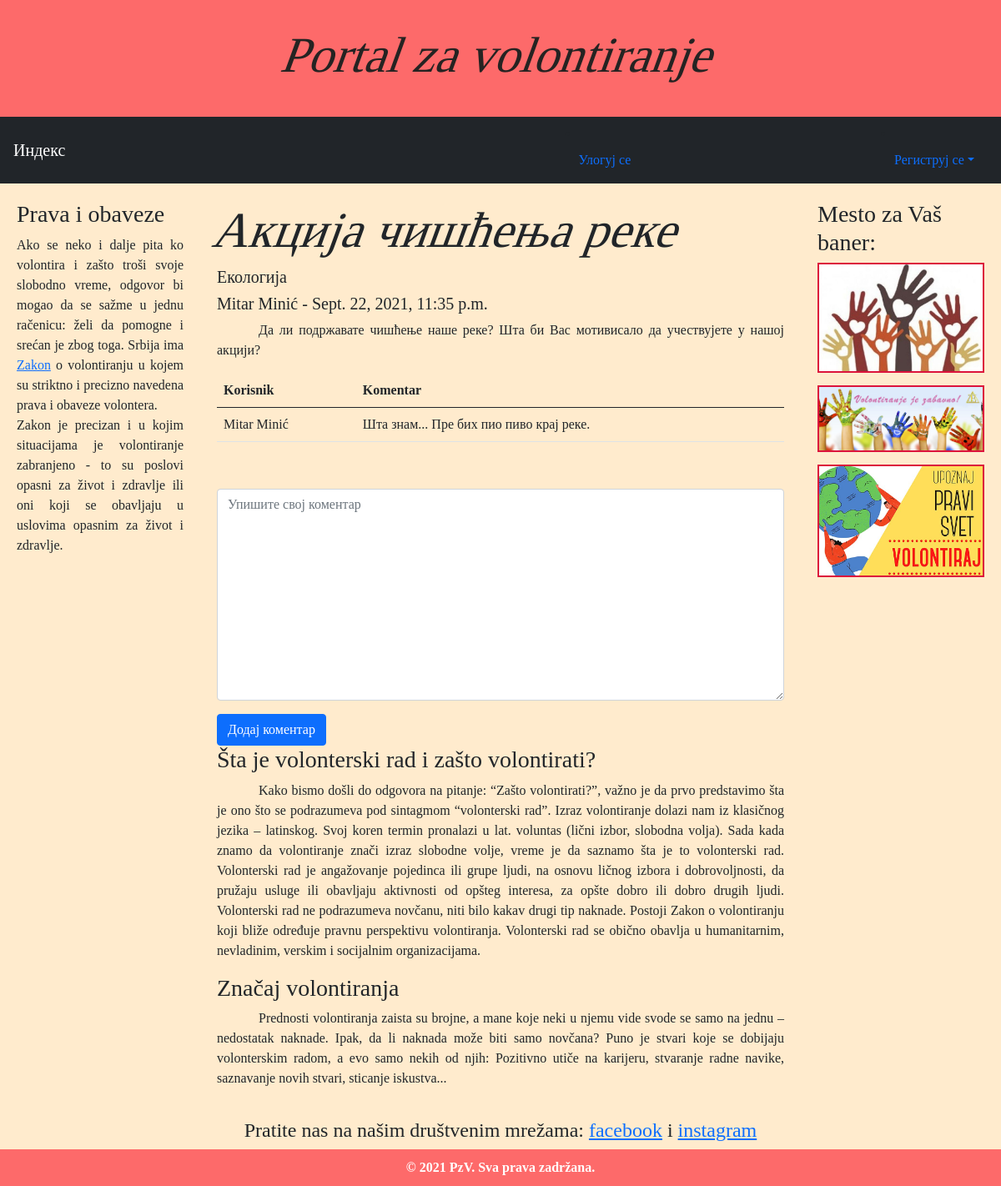
Page /forum/diskusija/?id=1 on the committed database.
### forum/models.py (models this page shows, shortened)
class Diskusija(models.Model):
    naziv = models.CharField(max_length=100, unique=True)
    tekst = models.TextField()
    datum = models.DateTimeField(auto_now_add=True)
    V = (
        (1, 'Сви'),
        (2, 'Волонтери'),
        (3, 'Волонтери истих интересовања')
    )
    vidljivost = models.PositiveSmallIntegerField(default=1, choices=V)
    VZO = (
        (1, 'Сви'),
        (2, 'Волонтери'),
    )
    vidljivost_za_org = models.PositiveSmallIntegerField(default=1, choices=VZO)
    kategorija = models.ForeignKey(Kategorija_diskusije, on_delete=models.CASCADE)
    autor = models.ForeignKey(User, on_delete=models.SET_NULL, null=True, blank=True)

class Kategorija_diskusije(models.Model):
    naziv = models.CharField(max_length=100)
    def __str__(self):
        return self.naziv

class Komentar(models.Model):
    sadrzaj = models.TextField()
    datum = models.DateTimeField(auto_now_add=True)
    diskusija = models.ForeignKey(Diskusija, on_delete=models.CASCADE)
    autor = models.ForeignKey(User, on_delete=models.SET_NULL, null=True, blank=True)

### forum/views.py (the view, shortened to what this page needs)
# urls.py: path('diskusija/', views.diskusija, name='diskusija'),
def diskusija(request):
    if request.method == "GET":
        id = request.GET.get("id")
        diskusija = Diskusija.objects.get(id=id)
        form = KomentarCreateForm()
        context = {
            'diskusija': diskusija,
            'form': form,
        }
        print("GET", context)
        return render(request, 'forum/diskusija.html', context)

### forum/forms.py
class KomentarCreateForm(forms.ModelForm):
    class Meta:
        model = Komentar
        fields = ['sadrzaj']
        labels = {
            "sadrzaj": ""
        }
        widgets = {
            "sadrzaj": forms.Textarea(
                attrs={
                    "class": "form-control",
                    "placeholder": "Упишите свој коментар"
                }
            )
        }

### forum/templates/forum/diskusija.html (shortened to what this page needs)
{% extends "Portal_Za_Volontiranje.html" %}
{% block body %}
<div class="row">
    <div class="col">
        <h1>{{ diskusija.naziv }}</h1>
        <h5>{{ diskusija.kategorija }}</h5>
        <h5>
            {% if diskusija.autor.volonter %}
            {{ diskusija.autor.first_name }} {{ diskusija.autor.last_name }}
            {% elif diskusija.autor.organizacija %}
            {{ diskusija.autor.naziv }}
            {% else %}
            {{ diskusija.autor }}
            {% endif %}
            - {{ diskusija.datum }}</h5>
        <p>{{ diskusija.tekst }}</p>
        <div style=" overflow: auto;">
            <table class="table">
                <thead>
                <th>Korisnik</th>
                <th>Komentar</th>
                </thead>
                <tbody id="tbody">
                {% for komentar in diskusija.komentar_set.all %}
                <tr>
                    <td>
                        {% if komentar.autor.volonter %}
                        {{ komentar.autor.first_name }} {{ komentar.autor.last_name }}
                        {% elif komentar.autor.organizacija %}
                        {{ komentar.autor.naziv }}
                        {% else %}
                        {{ komentar.autor }}
                        {% endif %}
                    </td>
                    <td>{{ komentar.sadrzaj }}</td>
                </tr>
                {% endfor %}
                </tbody>
            </table>
        </div>
    </div>
</div>
<div class="row">
    <div class="col">
        <form method="post" action="{% url 'forum:diskusija' %}">
        {% for field in form %}
        <div class="my-3">{{ field }}</div>
        {% endfor %}
        <button type="button" class="btn btn-primary" onclick="addComment(url);">Додај коментар</button>
        </form>
    </div>
</div>
{% load static %}
{% endblock %}

### templates/Portal_Za_Volontiranje.html (shortened to what this page needs)
<!DOCTYPE html>
<html lang="en">
<head>
        {% load static %}
    <link href="https://cdn.jsdelivr.net/npm/bootstrap@5.0.1/dist/css/bootstrap.min.css" rel="stylesheet"
>
    <link rel="stylesheet" type="text/css" href="{% static 'css/style.css' %}"/>
</head>
<body>
<div class="header">
    <h1>Portal za volontiranje
    </h1>
</div>
<nav class="navbar navbar-dark bg-dark px-3">
    <a class="navbar-brand" href="{% url 'index' %}">Индекс</a>
    {% if user.is_authenticated %}
    <span>
            <a class="nav-link" aria-current="page" href="{% url 'logout' %}"> Одјави се</a>
        </span>
    {% else %}
    <li class="nav-item pull-right">
        <a class="nav-link" aria-current="page" href="{% url 'login' %}">Улогуј се</a>
    </li>
    <li class="nav-item inline dropdown mr-2 pull-right">
        <a class="nav-link dropdown-toggle" data-bs-toggle="dropdown" href="#" role="button" aria-expanded="false">Региструј
            се</a>
    </li>
    {% endif %}
</nav>
<div class="content">
    <div class="column side">
        <h3>Prava i obaveze</h3>
        <p>Ako se neko i dalje pita ko volontira i zašto troši svoje slobodno vreme, odgovor bi mogao da se sažme u
            jednu račenicu: želi da pomogne i srećan je zbog toga. Srbija ima <a
                    href="https://www.paragraf.rs/propisi/zakon_o_volontiranju.html">Zakon</a> o volontiranju u kojem su
            striktno i precizno navedena prava i obaveze volontera.
            <br>Zakon je precizan i u kojim situacijama je volontiranje zabranjeno - to su poslovi opasni za život i
            zdravlje ili oni koji se obavljaju u uslovima opasnim za život i zdravlje.
        </p>
    </div>
    <div class="column main">
        {% block body %}
        {% endblock %}
        <h3>Šta je volonterski rad i zašto volontirati?</h3>
        <p>
            Kako bismo došli do odgovora na pitanje: “Zašto volontirati?”, važno je da prvo predstavimo šta je ono što
            se podrazumeva pod sintagmom “volonterski rad”. Izraz volontiranje dolazi nam iz klasičnog jezika –
            latinskog. Svoj koren termin pronalazi u lat. voluntas (lični izbor, slobodna volja).
            Sada kada znamo da volontiranje znači izraz slobodne volje, vreme je da saznamo šta je to volonterski rad.
            Volonterski rad je angažovanje pojedinca ili grupe ljudi, na osnovu ličnog izbora i dobrovoljnosti, da
            pružaju usluge ili obavljaju aktivnosti od opšteg interesa, za opšte dobro ili dobro drugih ljudi.
            Volonterski rad ne podrazumeva novčanu, niti bilo kakav drugi tip naknade. Postoji Zakon o volontiranju koji
            bliže određuje pravnu perspektivu volontiranja. Volonterski rad se obično obavlja u humanitarnim,
            nevladinim, verskim i socijalnim organizacijama.
        </p>
        <h3>Značaj volontiranja</h3>
        <p>
            Prednosti volontiranja zaista su brojne, a mane koje neki u njemu vide svode se samo na jednu – nedostatak
            naknade. Ipak, da li naknada može biti samo novčana? Puno je stvari koje se dobijaju volonterskim radom, a
            evo samo nekih od njih:
            Pozitivno utiče na karijeru, stvaranje radne navike, saznavanje novih stvari, sticanje iskustva...
        </p>
    </div>
    <div class="column side">
        <h3>Mesto za Vaš baner:</h3>
        <a href="https://rs.jooble.org/posao-volonter"><img src="{% static 'Slike/Slika1.jpg' %}" alt=""></a>
        <a href="https://iss.rs/sr_Latn/iss-posts-and-add-for-volunteers_p1008.html"><img
                src="{% static 'Slike/Slika2.jpg' %}"></a>
        <a href="https://educons.edu.rs/poziv-za-volontiranje-na-medjunarodnoj-studentskoj-nedelji-u-beogradu/"><img
                src="{% static 'Slike/Slika3.jpg' %}"></a>
    </div>
</div>
<h4>
    <center>Pratite nas na našim društvenim mrežama: <a
            href="https://www.facebook.com/Escape-Room-Vr%C5%A1ac-422596161261484">facebook</a> i <a
            href="https://www.instagram.com/escape_room_vrsac/">instagram</a></center>
</h4>
<div class="footer">© 2021 PzV. Sva prava zadržana.</div>
</body>
</html>

### static/CSS/style.css (style rules this page uses)
body { margin: 0px; font-family: serif; background-color: blanchedalmond; }
.header { padding: 30px; background-color: #fd6a6a; background-size: cover; color: rgb(37, 35, 34); text-align: center; transition: background-color 4s ease; }
h1 { font-family: fantasy; font-size: 60px; transform:skew(-20deg,0); transition: background-color 4s ease; }
h4 { font-family: cursive; }
* { box-sizing: border-box; }
.column { float: left; padding: 20px; }
.side { width: 20%; }
.main { width: 60%; }
p { text-align: justify; }
.main p { text-indent: 50px; }
img { width: 100%; margin-bottom: 15px; border: 2px solid crimson; }
.content::after { content: ""; display: table; clear: both; }
.footer { background-color: #fd6a6a; padding: 10px; color: white; text-align: center; font-weight: bold; font-family: cursive; }

### rows in the picture
Diskusija: naziv "Акција чишћења реке", kategorija "Екологија", autor.first_name "Mitar", autor.last_name "Minić", datum "Sept. 22, 2021, 11:35 p.m.", tekst "Да ли подржавате чишћење наше реке? Шта би Вас мотивисало да учествујете у нашој акцији?"
Komentar: autor.first_name "Mitar", autor.last_name "Minić", sadrzaj "Шта знам... Пре бих пио пиво крај реке."
